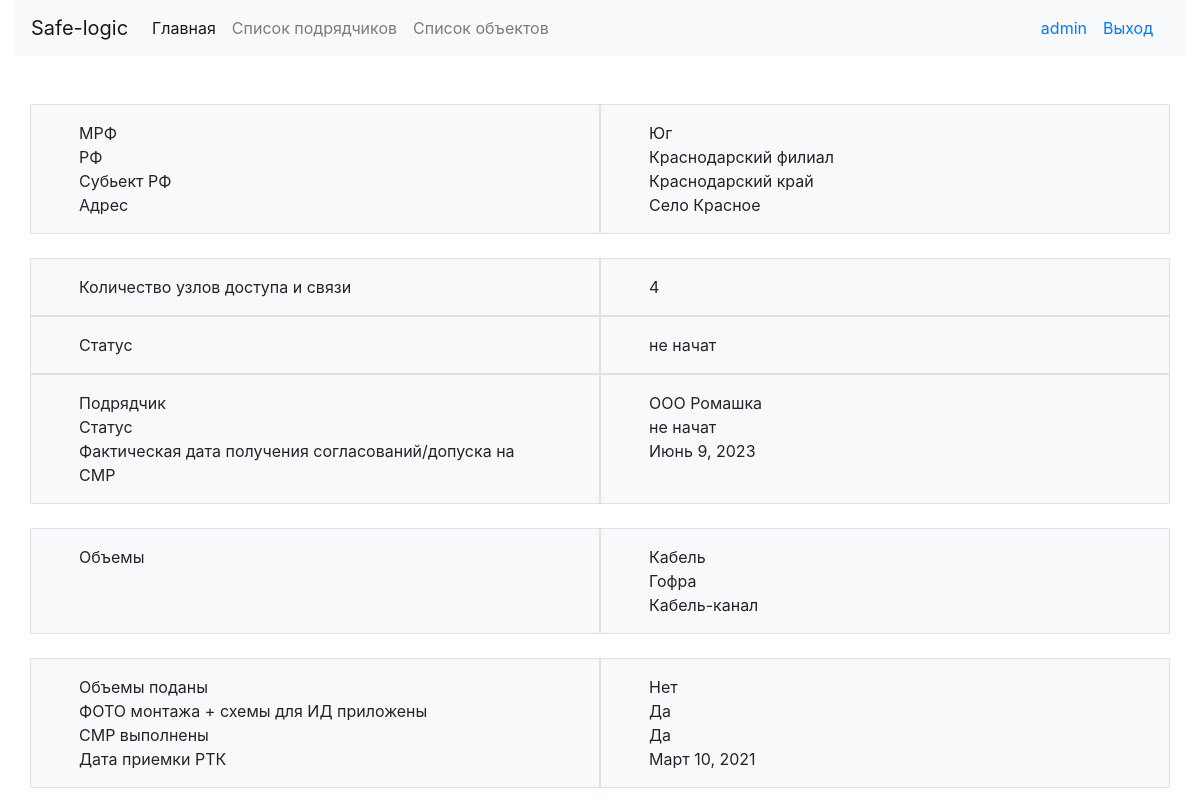
Screenshot of /object/5/ (signed in) with the database file from the repository.
### sl_main/models.py (models this page shows, shortened)
class ItemProject(models.Model):
    yes_no = Choices('Да', 'Нет')
    mrf = models.CharField(verbose_name='МРФ', max_length=250, null=True, blank=True)
    rf = models.CharField(verbose_name='РФ', max_length=250, null=True, blank=True)
    subjectRF = models.CharField(verbose_name='Субьект РФ', max_length=250, null=True, blank=True)
    address = models.CharField(verbose_name='Адрес', max_length=250, null=True, blank=True)
    num_access_link = models.CharField(verbose_name='Количество узлов доступа и связи', max_length=250, null=True,
                                       blank=True)
    status_item = Choices('не начат', 'проблемы с допуском', 'в работе', 'СМР заевершен', 'принят', 'КС подписаны')
    status = models.CharField(choices=status_item, verbose_name='Статус', max_length=250, null=True, blank=True)
    contractor = models.ForeignKey(Contractor, null=True, blank=True, on_delete=models.SET_NULL)
    access = models.CharField(choices=yes_no, verbose_name='Допуск', max_length=250, null=True, blank=True)
    date_access_SMR = models.DateField(verbose_name='Фактическая дата получения согласований/допуска на СМР',
                                       null=True, blank=True)
    obemy_podany = models.CharField(choices=yes_no, verbose_name='Объемы поданы', max_length=250, null=True, blank=True)
    ready_smr = models.CharField(choices=yes_no, verbose_name='СМР выполнены', max_length=250, null=True, blank=True)
    data_priemki_rtk = models.DateField(verbose_name='Дата приемки РТК',
                                        null=True, blank=True)
    foto_montaj_upload = models.CharField(choices=yes_no, verbose_name='ФОТО монтажа + схемы для ИД приложены',
                                          max_length=250, null=True, blank=True)
    smr_ready = models.CharField(choices=yes_no, verbose_name='СМР выполнены', max_length=250, null=True, blank=True)
    rtk_ready = models.CharField(choices=yes_no, verbose_name='Примека РТК проведена', max_length=250, null=True,
                                 blank=True)
    id_ready = models.CharField(choices=yes_no, verbose_name='ИД загружена', max_length=250, null=True,
                                blank=True)
    act_ready = models.CharField(choices=yes_no, verbose_name='ИД загружена', max_length=250, null=True,
                                 blank=True)
    plan_data_ready_smr = models.DateField(verbose_name='Плановая дата завершение СМР',
                                           null=True, blank=True)
    data_ready_from_dogovor = models.DateField(verbose_name='Срок завершения работ по договору',
                                               null=True, blank=True)
    komentariy = models.TextField(verbose_name='Коментарий', null=True, blank=True)

class Contractor(models.Model):
    name = models.CharField(verbose_name='Название', max_length=250, null=True, blank=True)
    telephone = models.CharField(verbose_name='Телефон', max_length=250, null=True, blank=True)
    address = models.CharField(verbose_name='Адрес', max_length=250, null=True, blank=True)
    user = models.OneToOneField(User, null=True, on_delete=models.CASCADE)

### sl_main/decorations.py (the view)
        def wrapper_func(request, *args, **kwargs):
            group = None
            if request.user.groups.exists():
                group = request.user.groups.all()[0].name
            if group in allowed_roles:
                return view_func(request, *args, **kwargs)
            else:
                return HttpResponse('Доступ запрещен')

### sl_main/decorations.py (called while the page is built)
def allowed_users(allowed_roles=[]):
    def decorator(view_func):
        def wrapper_func(request, *args, **kwargs):
            group = None
            if request.user.groups.exists():
                group = request.user.groups.all()[0].name
            if group in allowed_roles:
                return view_func(request, *args, **kwargs)
            else:
                return HttpResponse('Доступ запрещен')
        return wrapper_func
    return decorator

### sl_main/views.py (called while the page is built)
@allowed_users(allowed_roles=['admin'])
@login_required(login_url='login')
def object(request, pk):
    object = ItemProject.objects.get(id=pk)
    page_name = 'Объект'
    context = {'object': object}
    return render(request, 'sl_main/object.html', context)

### templates/sl_main/object.html
{% extends 'sl_main/header.html' %}
{% block content %}
<br>
<br>
<div class="container px-lg-5">
    <div class="row mx-lg-n5">
        <div class="col py-3 px-lg-5 border bg-light">
            МРФ<br>
            РФ<br>
            Субьект РФ<br>
            Адрес
        </div>
        <div class="col py-3 px-lg-5 border bg-light">
            {{object.mrf}}<br>
            {{object.rf}}<br>
            {{object.subjectRF}}<br>
            {{object.address}}
        </div>
    </div>
</div>
<br>
<div class="container px-lg-5">
    <div class="row mx-lg-n5">
        <div class="col py-3 px-lg-5 border bg-light">Количество узлов доступа и связи</div>
        <div class="col py-3 px-lg-5 border bg-light">{{object.num_access_link}}</div>
    </div>
</div>
<div class="container px-lg-5">
    <div class="row mx-lg-n5">
        <div class="col py-3 px-lg-5 border bg-light">Статус</div>
        <div class="col py-3 px-lg-5 border bg-light">{{object.status}}</div>
    </div>
</div>
<div class="container px-lg-5">
    <div class="row mx-lg-n5">
        <div class="col py-3 px-lg-5 border bg-light">
            Подрядчик<br>
            Статус<br>
            Фактическая дата получения согласований/допуска на СМР
        </div>
        <div class="col py-3 px-lg-5 border bg-light">
            {{object.contractor.name}}<br>
            {{object.status}}<br>
            {{object.date_access_SMR}}
        </div>
    </div>
</div>
<br>
<div class="container px-lg-5">
    <div class="row mx-lg-n5">
        <div class="col py-3 px-lg-5 border bg-light">Объемы</div>
        <div class="col py-3 px-lg-5 border bg-light">Кабель<br>
            Гофра<br>
            Кабель-канал
        </div>
    </div>
</div>
<br>
<div class="container px-lg-5">
    <div class="row mx-lg-n5">
        <div class="col py-3 px-lg-5 border bg-light">
            Объемы поданы<br>
            ФОТО монтажа + схемы для ИД приложены<br>
            СМР выполнены<br>
            Дата приемки РТК<br>
        </div>
        <div class="col py-3 px-lg-5 border bg-light">
            {{object.obemy_podany}}<br>
            {{object.foto_montaj_upload}}<br>
            {{object.smr_ready}}<br>
            {{object.data_priemki_rtk}}
        </div>
    </div>
</div>
{% endblock %}

### templates/sl_main/navbar.html (shortened to what this page needs)
<nav class="navbar navbar-expand-lg navbar-light bg-light">
    <a class="navbar-brand" href="{% url 'base' %}">Safe-logic</a>
    <div class="collapse navbar-collapse" id="navbarTogglerDemo01">
        <ul class="navbar-nav mr-auto mt-2 mt-lg-0">
            {% if request.user.is_superuser == True %}
            <li class="nav-item active">
                <a class="nav-link" href="{% url 'base' %}">Главная <span class="sr-only">(current)</span></a>
            </li>
            <li class="nav-item">
                <a class="nav-link" href="{% url 'contractor_list' %}">Список подрядчиков</a>
            </li>
            <li class="nav-item">
                <a class="nav-link" href="{% url 'list_object'  %} ">Список объектов</a>
            </li>
            {% endif %}
        </ul>
        <form class="form-inline my-2 my-lg-0">
            <a class="nav-item" href="#"> {{request.user}}</a>
            <a class="nav-link" href="{% url 'logout'  %} ">Выход</a>
        </form>
    </div>
</nav>

### rows the page displays
ItemProject: mrf "Юг", rf "Краснодарский филиал", subjectRF "Краснодарский край", address "Село Красное", num_access_link "4", status "не начат", contractor.name "ООО Ромашка", date_access_SMR "Июнь 9, 2023", obemy_podany "Нет", foto_montaj_upload "Да", smr_ready "Да", data_priemki_rtk "Март 10, 2021"

### other values shown
{{ request.user }} "admin"
